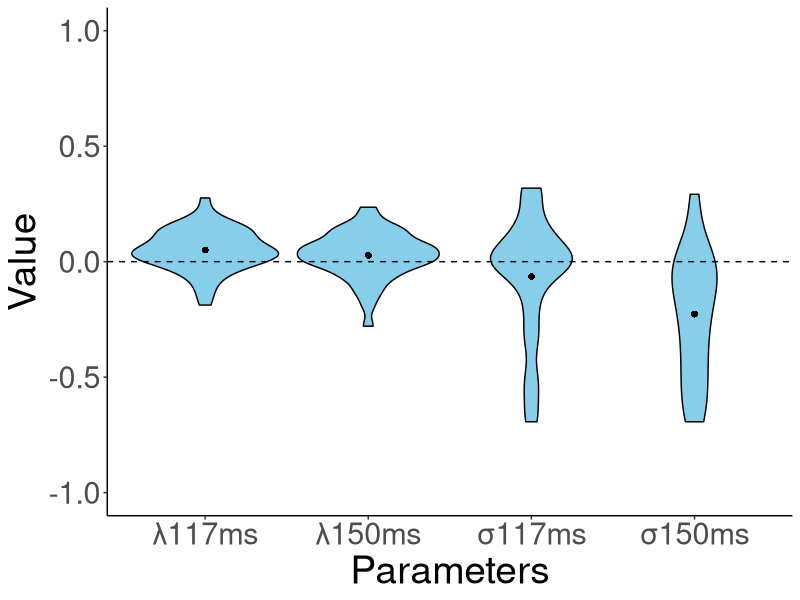

Here is the R script that generated this plot:
library(tidyverse)

dat <- read.table("subdata.csv", header=T,sep=",") 

result = dat %>%             
  filter(TorF1 == 0 | TorF1 == 1) %>% # dual-task trials
  select(subnum, exposure, maskwidth, colorcond, TorF1, colorres, TorF2, gray_gray, gray_mix, gray_color, mix_gray, mix_mix, mix_color, color_gray, color_mix, color_color) %>%    
  group_by(subnum, colorcond, exposure, maskwidth) %>%                
  summarize(gray_gray= sum(gray_gray), gray_mix= sum(gray_mix), gray_color= sum(gray_color), mix_gray= sum(mix_gray), mix_mix= sum(mix_mix), mix_color= sum(mix_color), color_gray= sum(color_gray), color_mix= sum(color_mix), color_color= sum(color_color)) #%>%       

#基準となるパラメータ
sigma83ms <- 1
mu83ms_gray <- 0

### Function for model fitting
fit_uvsdt_mle <- function(data, add_constant = TRUE) {
  
  # add_constant = TRUE adds a small value to the response frequency vectors.
  # correction against extreme estimates 
  if (add_constant) {
    data <- data+0.5
  }
  
  # initial guess for parameter values d-primeベースで出す
  mu83ms_9deg  <- qnorm(data[4,2]/(data[4,1]+data[4,2]))-qnorm(data[1,2]/(data[1,1]+data[1,2]))
  mu83ms_13deg <- qnorm(data[5,2]/(data[5,1]+data[5,2]))-qnorm(data[1,2]/(data[1,1]+data[1,2]))
  mu83ms_17deg <- qnorm(data[6,2]/(data[6,1]+data[6,2]))-qnorm(data[1,2]/(data[1,1]+data[1,2]))
  mu83ms_21deg <- qnorm(data[7,2]/(data[7,1]+data[7,2]))-qnorm(data[1,2]/(data[1,1]+data[1,2]))
  mu83ms_25deg <- qnorm(data[8,2]/(data[8,1]+data[8,2]))-qnorm(data[1,2]/(data[1,1]+data[1,2]))
  mu83ms_color <- qnorm(data[19,2]/(data[19,1]+data[19,2]))-qnorm(data[1,2]/(data[1,1]+data[1,2]))
  mu117ms <- 1
  mu150ms <- 1
  sigma117ms <- 1
  sigma150ms <- 1
  cri <- 2
  
  guess <- c(mu83ms_9deg, mu83ms_13deg, mu83ms_17deg, mu83ms_21deg, mu83ms_25deg, mu83ms_color, mu117ms, mu150ms, sigma117ms, sigma150ms, cri)
  
  # model fit
  fit <- suppressWarnings(optim(uvsdt_logL, 
                                par = guess, 
                                lower =      c(0.1, 0.1, 0.1, 0.1, 0.1, 1.0, 0.5, 0.5, 0.5, 0.5, 0.5),
                                upper =      c(3.5, 3.5, 3.5, 3.5, 3.5, 3.5, 2.0, 2.0, 2.0, 2.0, 5.0), 
                                gr = NULL, method = "BFGS", 
                                control = list("maxit" = 10000, 
                                               "parscale" = c(1,   1,    1,   1,    1,   1,  0.001,  0.001,  0.001,  0.001,  1))))
  
  # outputs
  mu83ms_9deg  <- fit$par[1]
  mu83ms_13deg <- fit$par[2] 
  mu83ms_17deg <- fit$par[3] 
  mu83ms_21deg <- fit$par[4] 
  mu83ms_25deg <- fit$par[5] 
  mu83ms_color <- fit$par[6] 
  mu117ms<-  fit$par[7] 
  mu150ms <- fit$par[8] 
  sigma117ms <- fit$par[9] 
  sigma150ms <- fit$par[10]
  cri <- fit$par[11] 
  
  logL <- -fit$value
  
  AIC <- -2 * logL + 2 * 11
  
  predicted_data <- matrix(c(rep(1,21)), nrow=21, ncol=2)
  ##############################################################################
  # model predictions
  predicted_data <- matrix(NA, nrow=21, ncol=2)
  #gray
  mean_one_mat <- c(mu83ms_gray, mu83ms_gray*mu117ms, mu83ms_gray*mu150ms)
  sigmamat <- c(sigma83ms,sigma117ms,sigma150ms)
  for (cond in 1:3) {
    pred_gray_others_rate <- pnorm(cri, mean= mean_one_mat[cond], sd=sigmamat[cond])
    pred_gray_color_rate <- 1-pred_gray_others_rate
    
    #反応数
    pred_nr_gray_color <- sum(data[cond,1]+data[cond,2]) * pred_gray_color_rate
    pred_nr_gray_others <- sum(data[cond,1]+data[cond,2]) * pred_gray_others_rate
    predicted_data[cond,1] <- pred_gray_others_rate
    predicted_data[cond,2] <- pred_gray_color_rate
  }
  
  #chimera
  mean_one_mat <- c(mu83ms_9deg,mu83ms_13deg,mu83ms_17deg,mu83ms_21deg,mu83ms_25deg, mu83ms_9deg*mu117ms,mu83ms_13deg*mu117ms,mu83ms_17deg*mu117ms,mu83ms_21deg*mu117ms,mu83ms_25deg*mu117ms, mu83ms_9deg*mu150ms,mu83ms_13deg*mu150ms,mu83ms_17deg*mu150ms,mu83ms_21deg*mu150ms,mu83ms_25deg*mu150ms)
  sigmamat <- c(rep(sigma83ms,5),rep(sigma117ms,5),rep(sigma150ms,5))
  for (cond in 4:18) {
    pred_chimera_others_rate <- pnorm(cri, mean=mean_one_mat[cond-3], sd=sigmamat[cond-3])
    pred_chimera_color_rate <-1-pred_chimera_others_rate
    #反応数
    pred_nr_chimera_color <- sum(data[cond,1]+data[cond,2]) *pred_chimera_color_rate
    pred_nr_chimera_others <- sum(data[cond,1]+data[cond,2]) * pred_chimera_others_rate
    predicted_data[cond,1] <- pred_chimera_others_rate
    predicted_data[cond,2] <- pred_chimera_color_rate
  }
  
  #color
  mean_two_mat <- c(mu83ms_color,mu83ms_color*mu117ms,mu83ms_color*mu150ms)
  sigmamat <- c(sigma83ms,sigma117ms,sigma150ms)
  for (cond in 19:21) {
    pred_color_others_rate <- pnorm(cri, mean=mean_two_mat[cond-18], sd=sigmamat[cond-18])
    pred_color_color_rate <- 1-pred_color_others_rate
    #反応数
    pred_nr_color_color <- sum(data[cond,1]+data[cond,2]) * pred_color_color_rate
    pred_nr_color_others <- sum(data[cond,1]+data[cond,2]) * pred_color_others_rate
    predicted_data[cond,1] <- pred_color_others_rate
    predicted_data[cond,2] <- pred_color_color_rate
  }
  ##############################################################################
  
  
  est <- data.frame(mu83ms_9deg   = mu83ms_9deg, 
                    mu83ms_13deg  = mu83ms_13deg, 
                    mu83ms_17deg  = mu83ms_17deg, 
                    mu83ms_21deg  = mu83ms_21deg, 
                    mu83ms_25deg  = mu83ms_25deg, 
                    mu83ms_color = mu83ms_color,
                    mu117ms = mu117ms,
                    mu150ms = mu150ms,
                    sigma117ms = sigma117ms,
                    sigma150ms = sigma150ms,
                    cri = cri, 
                    logL = logL,
                    AIC = AIC)
  return(list(est,predicted_data))
}


### Likelihood function
uvsdt_logL <- function(x, inputs) {
  
  # target parameters
  mu83ms_9deg  <- x[1]
  mu83ms_13deg <- x[2] 
  mu83ms_17deg <- x[3] 
  mu83ms_21deg <- x[4] 
  mu83ms_25deg <- x[5] 
  mu83ms_color <- x[6] 
  mu117ms<-  x[7] 
  mu150ms <- x[8] 
  sigma117ms <- x[9] 
  sigma150ms <- x[10]
  cri <- x[11] 
  
  ##############################################################################
  # model predictions
  predicted_data <- matrix(NA, nrow=21, ncol=2)
  #gray
  mean_one_mat <- c(mu83ms_gray, mu83ms_gray*mu117ms, mu83ms_gray*mu150ms)
  sigmamat <- c(sigma83ms,sigma117ms,sigma150ms)
  for (cond in 1:3) {
    pred_gray_others_rate <- pnorm(cri, mean= mean_one_mat[cond], sd=sigmamat[cond])
    pred_gray_color_rate <- 1-pred_gray_others_rate
    
    #反応数
    pred_nr_gray_color <- sum(data[cond,1]+data[cond,2]) * pred_gray_color_rate
    pred_nr_gray_others <- sum(data[cond,1]+data[cond,2]) * pred_gray_others_rate
    predicted_data[cond,1] <- pred_gray_others_rate
    predicted_data[cond,2] <- pred_gray_color_rate
  }
  
  #chimera
  mean_one_mat <- c(mu83ms_9deg,mu83ms_13deg,mu83ms_17deg,mu83ms_21deg,mu83ms_25deg, mu83ms_9deg*mu117ms,mu83ms_13deg*mu117ms,mu83ms_17deg*mu117ms,mu83ms_21deg*mu117ms,mu83ms_25deg*mu117ms, mu83ms_9deg*mu150ms,mu83ms_13deg*mu150ms,mu83ms_17deg*mu150ms,mu83ms_21deg*mu150ms,mu83ms_25deg*mu150ms)
  sigmamat <- c(rep(sigma83ms,5),rep(sigma117ms,5),rep(sigma150ms,5))
  for (cond in 4:18) {
    pred_chimera_others_rate <- pnorm(cri, mean=mean_one_mat[cond-3], sd=sigmamat[cond-3])
    pred_chimera_color_rate <-1-pred_chimera_others_rate
    #反応数
    pred_nr_chimera_color <- sum(data[cond,1]+data[cond,2]) *pred_chimera_color_rate
    pred_nr_chimera_others <- sum(data[cond,1]+data[cond,2]) * pred_chimera_others_rate
    predicted_data[cond,1] <- pred_chimera_others_rate
    predicted_data[cond,2] <- pred_chimera_color_rate
  }
  
  #color
  mean_two_mat <- c(mu83ms_color,mu83ms_color*mu117ms,mu83ms_color*mu150ms)
  sigmamat <- c(sigma83ms,sigma117ms,sigma150ms)
  for (cond in 19:21) {
    pred_color_others_rate <- pnorm(cri, mean=mean_two_mat[cond-18], sd=sigmamat[cond-18])
    pred_color_color_rate <- 1-pred_color_others_rate
    #反応数
    pred_nr_color_color <- sum(data[cond,1]+data[cond,2]) * pred_color_color_rate
    pred_nr_color_others <- sum(data[cond,1]+data[cond,2]) * pred_color_others_rate
    predicted_data[cond,1] <- pred_color_others_rate
    predicted_data[cond,2] <- pred_color_color_rate
  }
  ##############################################################################
  
  # log likelihood
  logL <- sum(data * log(predicted_data))
  if (is.nan(logL)) {
    logL <- -Inf
  }
  
  logL <- -logL
  return(logL)
  #if (1 < par[3] & par[3] < par[4] & par[4] < par[5] & par[5] < par[6] & par[7] < par[8] & par[8] < par[9] & par[9]< par[10] & par[10]< par[11] & par[12] < par[13] & par[13] < par[14] & par[14] < par[15] & par[15] < par[16]) {
  #logL <- -logL　#対数尤度を対数損失にする
  #return(logL)
  #} 
  #else {
  # return(999999)
  #}
  
}


estimates <- c()
predicted_array <- array(NA, dim = c(21, 2, 44))
data_rate_array <- array(NA, dim = c(21, 2, 44))

for (i in 4:47) {
  
  sub <- i
  
  #データ成型
  subdata <- result[((sub-4)*21+1):((sub-4)*21+21), ]
  data <- matrix(NA, nrow=21, ncol=2)
  #gray
  data[1:3,1]<-unlist(subdata[1:3,5]+subdata[1:3,6])#_others
  data[1:3,2]<-unlist(subdata[1:3,7])#_color
  #chimera
  data[4:18,1]<-unlist(subdata[4:18,8]+subdata[4:18,9])#_others
  data[4:18,2]<-unlist(subdata[4:18,10])#_color
  #color
  data[19:21,1]<-unlist(subdata[19:21,11]+subdata[19:21,12])#_others
  data[19:21,2]<-unlist(subdata[19:21,13])#_color
  
  data_rate_array[,1,(sub-3)]<-data[,1]/(data[,1]+data[,2])
  data_rate_array[,2,(sub-3)]<-data[,2]/(data[,1]+data[,2])

  
  ### Fitting

  fit <- fit_uvsdt_mle(data, add_constant = TRUE)
  df <- fit[[1]]
  df$sub <- i
  estimates <- rbind(estimates, df)
  a <- fit[[2]]
  predicted_array[,,(sub-3)] <- a
}

predicted_array[,,1]
data_rate_array[,,1]



#mean+variance,mean,variance,nullの検定


for (i in 1:4){
  now <- log(estimates[,i+6])
  #now <- estimates[,i+6]
  t_test_below1 <- t.test(now, mu = 0, alternative = "less")
  t_test_above1 <- t.test(now, mu = 0, alternative = "greater")
  print(t_test_below1)
  print(t_test_above1)
}

library(ggplot2)
data <- data.frame(
  Parameters = rep(c("λ117ms", "λ150ms", "σ117ms", "σ150ms"), each = 44),
  Value = c(estimates[,7], estimates[,8], estimates[,9], estimates[,10])
)
data$Value <- log(data$Value)

# グラフの作成
ggplot(data, aes(x = Parameters, y = Value)) +
  geom_violin(fill = "skyblue", color = "black") +  # ヴァイオリンプロットの描画
  geom_hline(yintercept = 0, linetype = "dashed", color = "black") +  # y = 1 の位置に横線を追加
  labs(x = "Parameters",
       y = "Value") +
  coord_cartesian(ylim = c(-1, 1)) +  # y軸の範囲を0から1.2に)設定
  stat_summary(fun = mean, geom = "point", 
               shape =16, size = 2, color = "black")+
  theme_classic() +  # テーマの設定
  theme(
    plot.title = element_text(size = 20 * 2),    # タイトルのサイズを5倍に
    axis.title.x = element_text(size = 14 * 2),  # x軸ラベルのサイズを5倍に
    axis.title.y = element_text(size = 14 * 2),  # y軸ラベルのサイズを5倍に
    axis.text.x = element_text(size = 11 * 2),   # x軸目盛りのサイズを5倍に
    axis.text.y = element_text(size = 11 * 2)    # y軸目盛りのサイズを5倍に
  )
